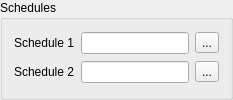
        <widget class="QGroupBox" name="groupBoxSchedules">
         <property name="sizePolicy">
          <sizepolicy hsizetype="Preferred" vsizetype="MinimumExpanding">
           <horstretch>0</horstretch>
           <verstretch>0</verstretch>
          </sizepolicy>
         </property>
         <property name="title">
          <string>Schedules</string>
         </property>
         <layout class="QGridLayout" name="gridLayout_2">
          <item row="1" column="2">
           <widget class="QToolButton" name="toolButtonSchedule2">
            <property name="text">
             <string>...</string>
            </property>
           </widget>
          </item>
          <item row="1" column="1">
           <widget class="QLineEdit" name="lineEditSchedule2">
            <property name="readOnly">
             <bool>true</bool>
            </property>
           </widget>
          </item>
          <item row="0" column="1">
           <widget class="QLineEdit" name="lineEditSchedule1">
            <property name="readOnly">
             <bool>true</bool>
            </property>
           </widget>
          </item>
          <item row="0" column="0">
           <widget class="QLabel" name="labelSchedule1">
            <property name="text">
             <string>Schedule 1</string>
            </property>
           </widget>
          </item>
          <item row="0" column="2">
           <widget class="QToolButton" name="toolButtonSchedule1">
            <property name="text">
             <string>...</string>
            </property>
           </widget>
          </item>
          <item row="1" column="0">
           <widget class="QLabel" name="labelSchedule2">
            <property name="text">
             <string>Schedule 2</string>
            </property>
           </widget>
          </item>
         </layout>
        </widget>
